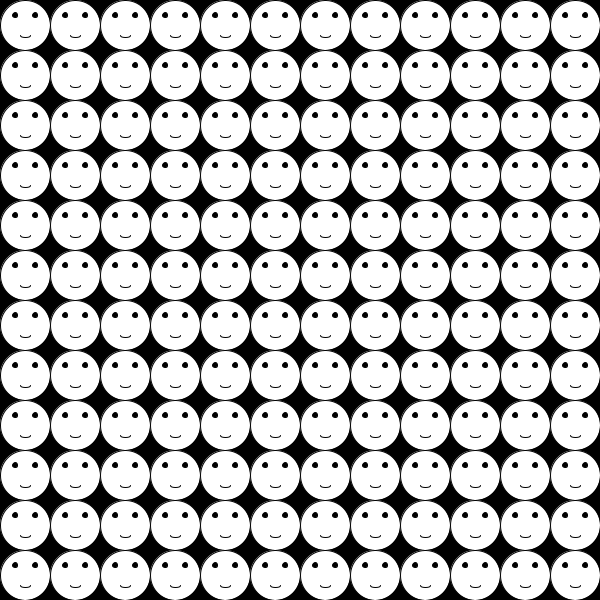
Frame 1 (no input)
Frame 60 (the mouse pressed at the canvas centre just before this capture): identical to frame 1, image omitted
Frame 120 (the mouse held since frame 60 and released just before this capture): identical to frame 1, image omitted

The Processing sketch that drew this single still picture (run headless with seeded random() and noise(); from frame 60 on, the mouse is pressed at the canvas centre):

// Processing sketch: sketch_181002f_smileFace
// ── sketch_181002f_smileFace.pde
// Drawing smile face

void setup() {
  size(600, 600);
  ellipseMode(CENTER);
}

void draw() {
  background(0);
  
  for (int x=0; x<12; x++) {
    for (int y=0; y<12; y++) {
      smile(x*50+25, y*50+25);
    }
  }
}

void smile(int x, int y) {

  pushMatrix();
  translate(x, y);

  //face
  fill(255);
  ellipse(0, 0, 50, 50);
  fill(0);
  ellipse(-10, -10, 5, 5);
  ellipse(10, -10, 5, 5);
  
  //mouth
  noFill();
  arc(0,10,10,5,0,PI);
  
  popMatrix();
}
